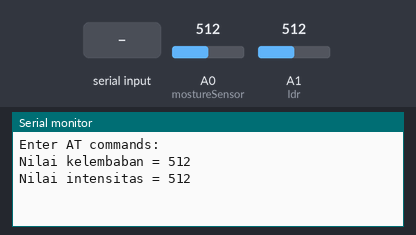
A sketch run on a simulated Arduino Mega 2560, built with avr-gcc and run on an emulated ATmega2560. Shown: the last lines printed to the serial monitor. Inputs (shaded band) come from the test bench; at power-on: A0 (mostureSensor) = 512, A1 (ldr) = 512.

Above: at 1.3 s.
1.4 s: "0" received over the second serial link
At 3.3 s:
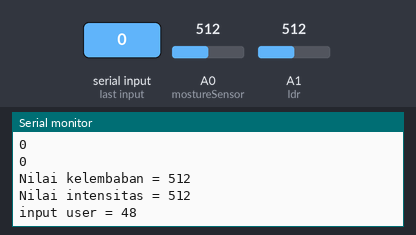
4.4 s: A0 (mostureSensor) set to 400
At 5.08 s:
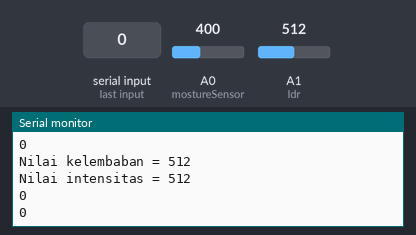
5.9 s: A1 (ldr) set to 400
At 7.1 s:
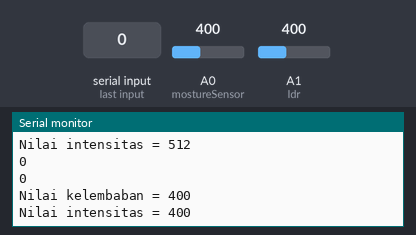
7.4 s: "1" received over the second serial link
At 8.0 s:
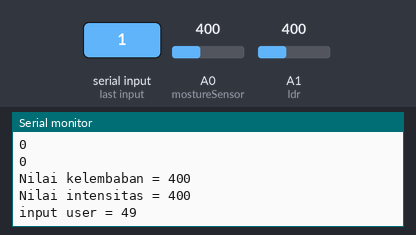
8.9 s: A0 (mostureSensor) set to 420
At 10.3 s:
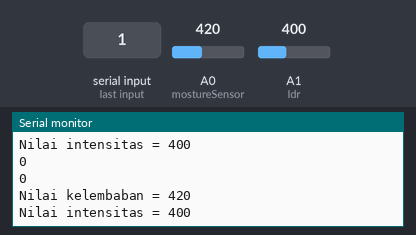
10.4 s: A1 (ldr) set to 420
At 11.9 s:
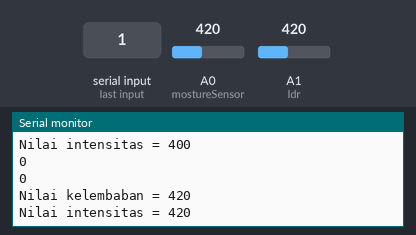
Timing chart, 0 to 12.9 s (numbered marks = the images above; inputs shaded):
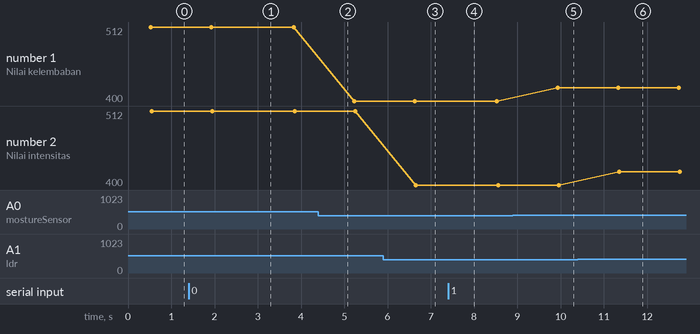

Measured:
- after the input at 1.4 s, the serial monitor: prints a new line after 1.5 s (image 1)
- after the input at 5.9 s, the serial monitor: prints a new line after 0.75 s (image 3)
- after the input at 7.4 s, the serial monitor: prints a new line after 0.23 s (image 4)
- after the input at 8.9 s, the serial monitor: prints a new line after 1.0 s (image 5)
- after the input at 10.4 s, the serial monitor: prints a new line after 0.96 s (image 6)
- plotted number 1: 512 → 400 after the input at 4.4 s, 400 → 420 after the input at 8.9 s

The sketch:

Project.ino
```cpp
int inByte=-1;
int mostureSensor = A0;
int ldr = A1 ;
int xldr=0;
int xmosture=0;
void setup()
{
  Serial.begin(9600);
  Serial.println("Enter AT commands:");
  Serial1.begin(9600);
  Serial1.println("Bacin Tanaman");
  Serial1.println("===================");
  Serial1.println("0 : Cek Status Air");
  Serial1.println("1 : Cek Status Cahaya");

  Serial1.println("===================");
  Serial1.println("=Fotosintesis Pukul 07.00 - 15.00 WIB=");
  Serial1.println("Menunggu Intruksi");
  Serial1.println("===================");
  Serial1.println(" ");
}
void loop()
{
  int kelembaban = analogRead(mostureSensor);
  delay(200);
  int cahaya = analogRead(ldr);
  delay(200);
  Serial.print("Nilai kelembaban = ");
  Serial.println(kelembaban);
  Serial.print("Nilai intensitas = ");
  Serial.println(cahaya);
  delay(1000);
  // Keep reading from HC-05 and send to Arduino Serial Monitor
  if (Serial1.available())  {
    inByte=Serial1.read();
    Serial.print("input user = ");
    Serial.println(inByte);
    if (inByte == '0')
    {
      if (kelembaban >= 615)
      {
        Serial1.println("Tanaman membutuhkan air");
      }

      else if (kelembaban >= 410 && kelembaban < 615)
      {
        Serial1.println("Air Sudah sesuai kebutuhan");
      }
      else if (kelembaban >= 0 && kelembaban < 410)
      {
        Serial1.println("Air sudah cukup");
      }

    }

    else if(inByte=='1')
    {
      if (cahaya<750)
      {
        Serial1.println("Tanaman berfotosintesis");
      }

      else
      {
        Serial1.println("Tanaman membutuhkan cahaya MH untuk berfotosintesis");
      }
    }
    delay(500);
  }

  if (kelembaban>750&&xmosture==0)
  {
    xmosture=1;
    Serial1.println("urgent Tanaman membutuhkan air");
  }
  else if(kelembaban<=750&&xmosture==1)
  {
    xmosture=0;
  }

  if (cahaya>800&&xldr==0)
  {
    xldr=1;
    Serial1.println("urgent tidak ada cahaya untuk berfotosintesis");
    Serial1.println("=======Untuk Pukul 07.00 - 15.00 WIB=========");
  }
  else if(cahaya<=800&&xldr==1)
  {
    xldr=0;
  }
  Serial.println(xmosture);
  Serial.println(xldr);
}
```
